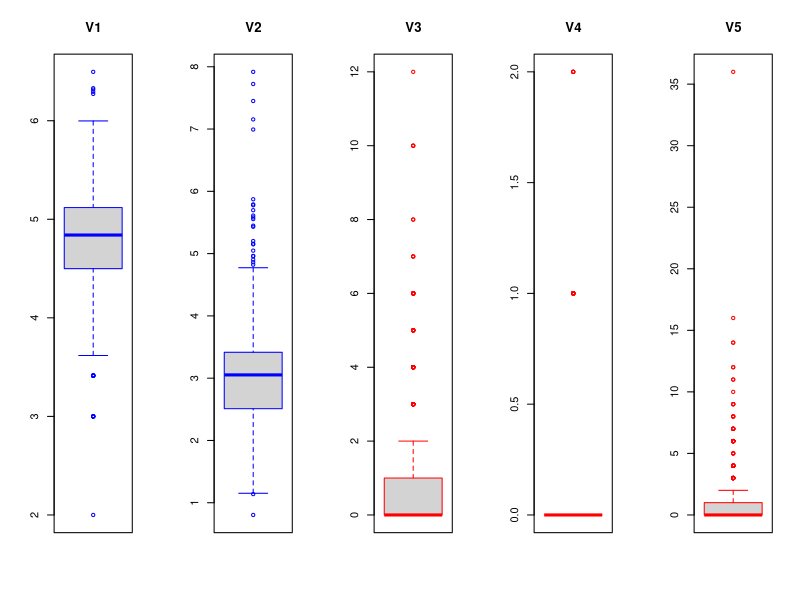
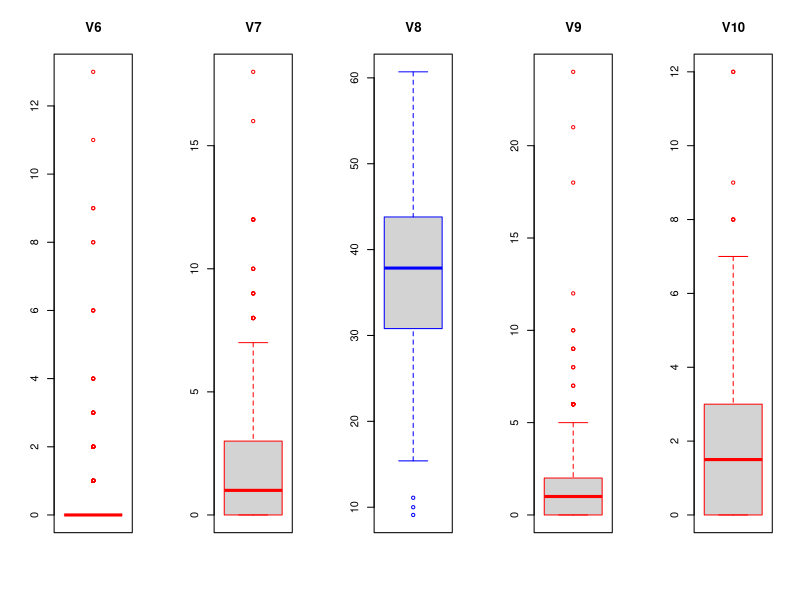
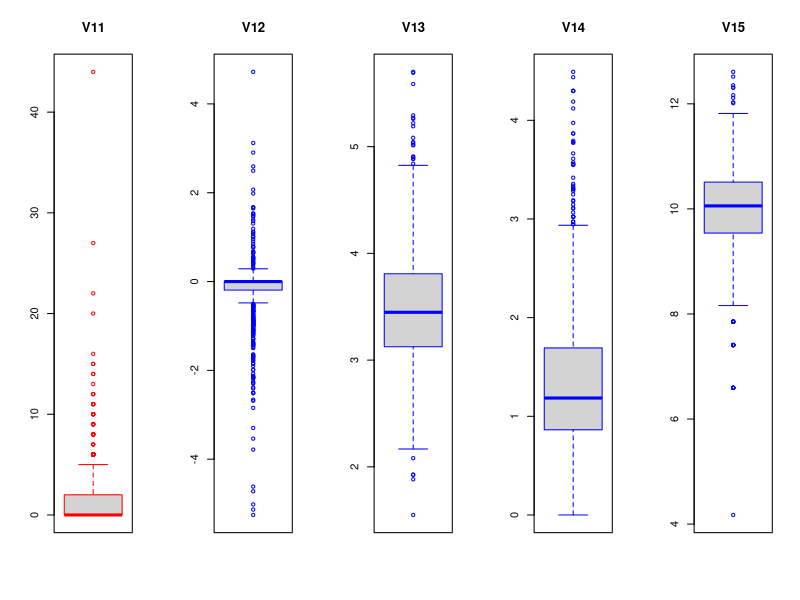
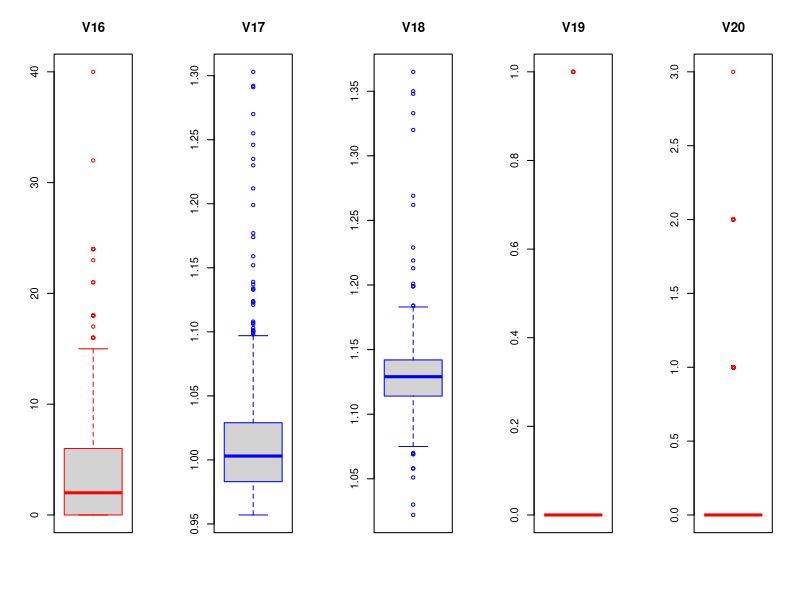
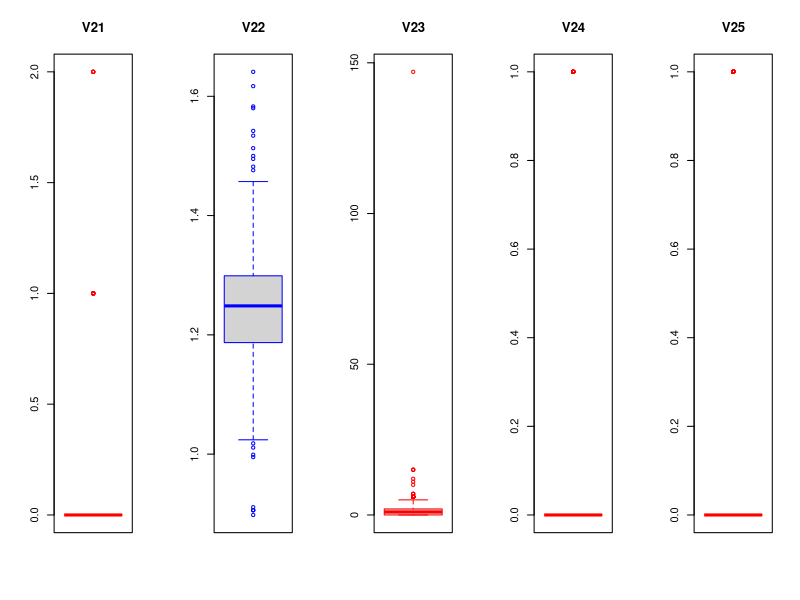
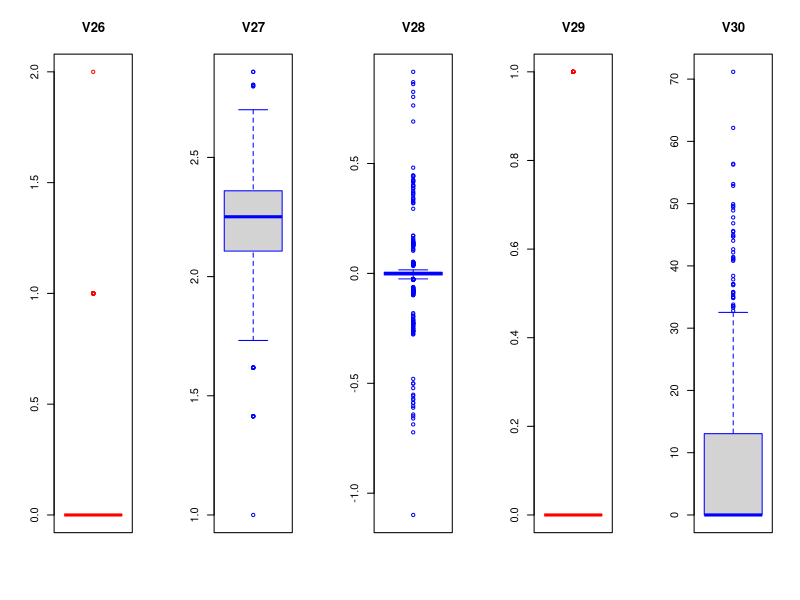
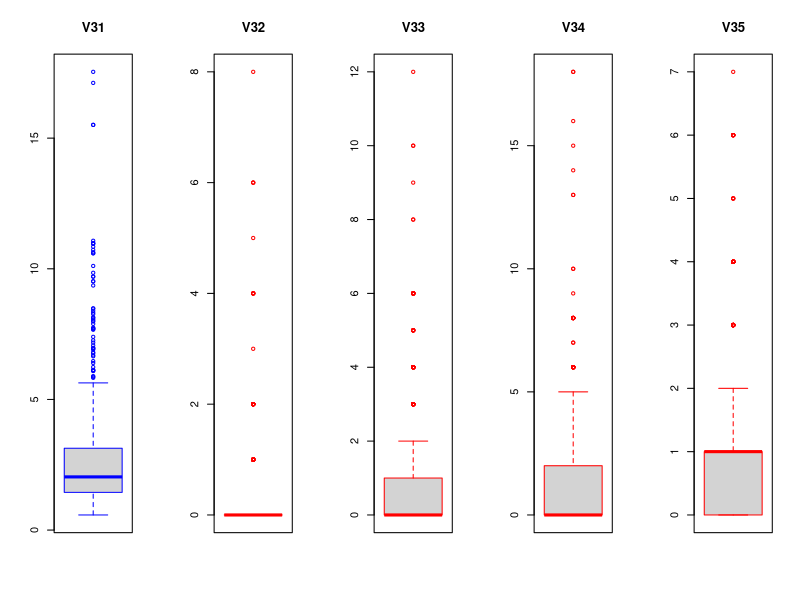
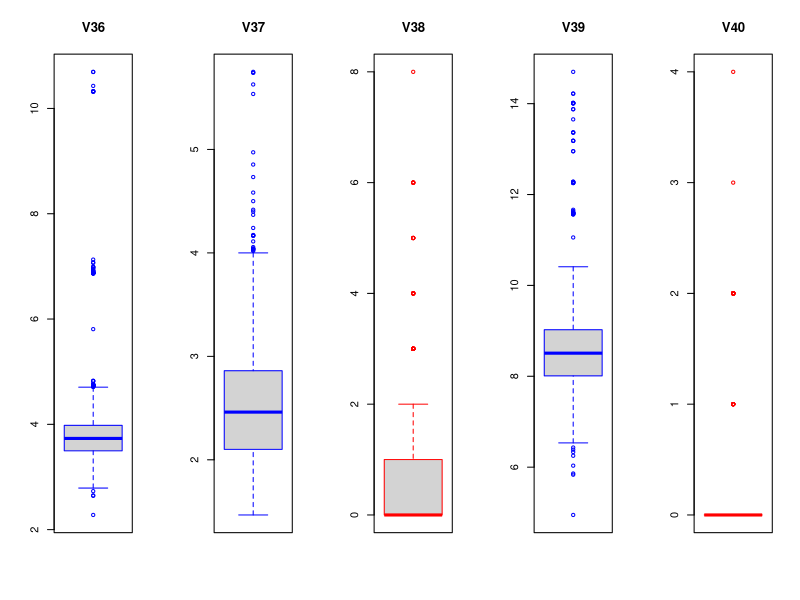

R code for these plots, in order: (Note: this script raises an error after producing the figures.)
df <- read.csv("train.csv")

mcf <- function(data) {
	#' Return the major class frequency per each column
	return(sapply(data, function(x) max(table(x)) / sum(table(x))))
}
correlation <- function(data, threshold) {
	#' Return pairs of features with correlations above a threshold
	mat = cor(na.omit(data[, -ncol(data)]))
	mat[lower.tri(mat, diag = TRUE)] <- 0
	correlations <- which(abs(mat) > threshold, arr.ind = TRUE)
	rownames(correlations) <- NULL
	colnames(correlations) <- NULL
	annotated = t(apply(correlations, 1, function(x) c(x[1], x[2], mat[x[1], x[2]])))
	return(annotated)
}

outliers.winsorize <- function(data, threshold=0.05) {
	#' Winsorize outliers
	for (i in 1:ncol(data)) {
		if (typeof(data[,i]) != "double") next
		quantiles <- quantile(data[,i], probs=c(threshold, 1-threshold), na.rm=TRUE)
		data[,i] <- ifelse(data[,i] < quantiles[1], quantiles[1], ifelse(data[,i] > quantiles[2], quantiles[2], data[,i]))
	}
	return(data)
}

impute.mean <- function(data) {
	#' Impute missing values with the mean of the column
	return(apply(data, 2, function(x) ifelse(is.na(x), mean(x, na.rm = TRUE), x)))
}
impute.knn <- function(data) {

}
impute.mice <- function(data) {

}

prune.mcf <- function(data, cutoff = 0.95) {
	#' Prune features with major class frequency > cutoff
	MCF = mcf(data)
	return(data[, MCF[MCF <= 0.95]])
}
prune.variance <- function(data, cutoff) {
	#' Prune features with variance < cutoff
	return(data[, apply(data, 2, var) >= cutoff])
}
prune.correlated <- function(data, threshold) {
	#' Prune features that are highly correlated with each other
	correlations = correlation(data, threshold)
	return(data[, !colnames(data) %in% correlations[,1]])
}

save_plots <- function(data, folder, plot_function, plots_per_page = 5) {
	#' Generate plots of each column
	for (page in 1:(ncol(data) / plots_per_page)) {
		png(paste(folder, "/page", page, ".png", sep=""))
		par(mfrow=c(1,plots_per_page))
		start = (page-1) * plots_per_page + 1
		end = min(ncol(data), page * plots_per_page)
		for (col in start:end) {
			plot_function(data[,col], colnames(data)[col])
		}
		dev.off()
	}
}
save_boxplots <- function(data, folder, plots_per_page = 5) {
	#' Generate boxplots of each column
	save_plots(
		data,
		folder,
		function(col, title)
			boxplot(col, main = title, width=1, border=ifelse(typeof(col) == "double", "blue", "red")),
		plots_per_page
	)
}
save_barplots <- function(data, folder, plots_per_page = 3) {
	#' Generate barplots of each column
	save_plots(
		data,
		folder,
		function(col, title)
			barplot(table(col), main=title, border=ifelse(typeof(col) != "double", "blue", "red")),
		plots_per_page
	)
}

analyze <- function(data) {
	#' Perform general data analysis
	print("Percentage of rows with missing features:")
	print(sum(apply(data, 1, function(x) any(is.na(x)))) / nrow(data))

	print("Number of missing features per row:")
	print(table(apply(data, 1, function(x) sum(is.na(x)))))

	print("Total missing features by column:")
	missing_values <- apply(data, 2, function(x) sum(is.na(x)))
	print(missing_values[missing_values > 0])

	print("Class counts:")
	groups = split(data, data$Class)
	print(sapply(groups, nrow))

	print("Number of unique values per column:")
	print(sapply(data, function(x) length(unique(x))))

	print("Major class frequency per column:")
	MCF = mcf(data)
	print(MCF)
	print(MCF[MCF > 0.95])

	print("Correlation between features:")
	print(correlation(data, 0.90))

	print("Variance of features:")
	print(apply(data, 2, var))

	print("Outliers per column:")
	for (col in 1:ncol(data)) {
		s = colnames(data)[col]
		if (typeof(data[,col]) != "double")
			num = 0
		else 
			num = sum(
				data[,col] < quantile(data[,col], 0.05, na.rm=TRUE) |
				data[,col] > quantile(data[,col], 0.95, na.rm=TRUE)
			) / length(data[,col])
		print(paste(s, num, sep=": "))	
	}
}

classify.majority.train <- function(data) {
	#' Train a majority class classifier
	return(names(which.max(table(data$Class))))
}
classify.majority.execute <- function(classifier, datum) {
	#' Classify using majority class
	return(classifier)
}

classify.random.train <- function(data) {
	#' Train a random classifier
	return(c())
}
classify.random.execute <- function(classifier, datum) {
	#' Classify using random class
	return(sample(2, 1))
}

analyze(df)
save_boxplots(df, "plots")
save_boxplots(winsorize(df), "plots_winsorized")
save_barplots(winsorize(df), "histograms")


classifier = "majority"
train = match.fun(paste("classify.", classifier, ".train", sep=""))
execute = match.fun(paste("classify.", classifier, ".execute", sep=""))

preprocess = compose(outliers.winsorize, prune.mcf, prune.variance)
execute(train(preprocess(df)), testing_data)
